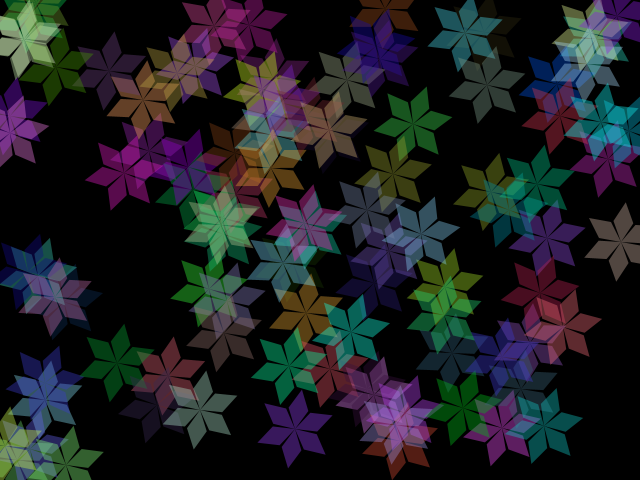
Frame 1 (no input)
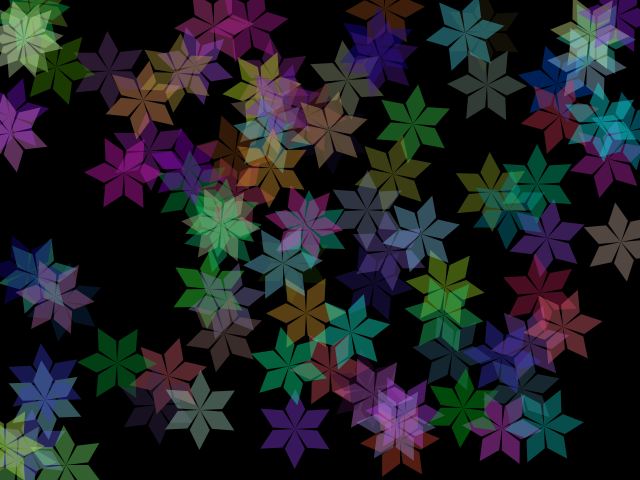
Frame 60 (the mouse pressed at the canvas centre just before this capture)
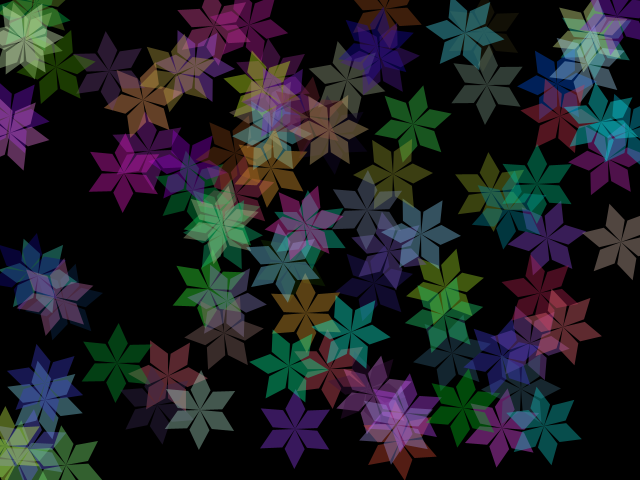
Frame 120 (the mouse held since frame 60 and released just before this capture)

The Processing sketch that drew these frames (run headless with seeded random() and noise(); from frame 60 on, the mouse is pressed at the canvas centre):

// Processing sketch: processing_23550
// ── processing_23550.pde

Wheel[] wheels = new Wheel[100];

void setup(){
  size(640,480);
  noStroke();
  fill(255);
  
  smooth();
  
  for(int i=0; i<wheels.length; i++){
    wheels[i] = new Wheel(rand(width),rand(height),random(90)+15,
        color(rand(255),rand(255),rand(255),100));
  }
  
  frameRate(30);
}

void draw(){
  background(0);
  
  for(int i=0; i<wheels.length; i++){
    wheels[i].update();
    wheels[i].draw();
  }
}


void snow(int x, int y, int r, float rad){
  pushMatrix();
  
  translate(x,y);
  
  rotate(rad);
  
  for(int i=0;i<6; i++){
    rotate(TWO_PI/6);
    diamond(0,-r/2,r/2,r);
  }
  
  popMatrix();
}

void diamond(int x, int y, int w, int h){
  beginShape();
  vertex(x-w/2, y);
  vertex(x,y-h/2);
  vertex(x+w/2,y);
  vertex(x,y+h/2);
  endShape(CLOSE);
}

int rand(int n){
  return int(random(n));
}


class Wheel{
  int x;
  int y;
  float rad;
  float speed;
  color col;
  
  final int R = 40;
  
  Wheel(int x,int y,float speed,color col){
    this.x = x;
    this.y = y;
    this.speed = speed;
    this.col = col;
  }
  
  void draw(){
    fill(col);
    snow(x,y,R,rad);
  }
  
  void update(){
    rad += speed/60*PI/15;
  }
}
